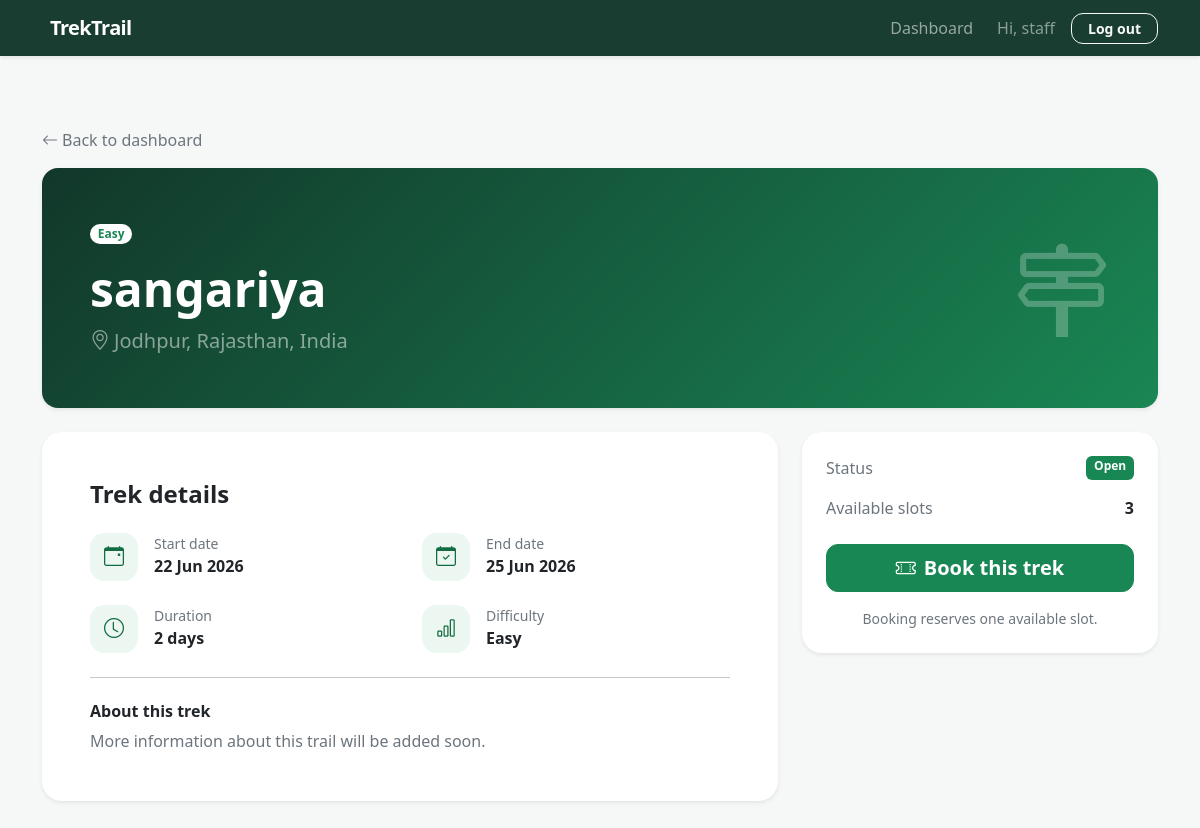
Page /user/treks/2 (signed in) on the committed database.
### models.py (models this page shows)
class User(db.Model, UserMixin):
    __tablename__ = "users"
    id = db.Column(db.Integer, primary_key=True)
    name = db.Column(db.String(100), nullable=False)
    email = db.Column(db.String(120), unique=True, nullable=False)
    password = db.Column(db.String(255), nullable=False)
    role = db.Column(
        db.String(20),
        nullable=False,
        default="user"
    )
    role = db.Column(
        db.String(20),
        nullable=False,
        default="user"
    )
    status = db.Column(
        db.String(20),
        nullable=False,
        default="approved"
    )
    is_admin = db.Column(
        db.Boolean,
        default=False
    )
    created_at = db.Column(
        db.DateTime,
        default=datetime.utcnow
    )

class Trek(db.Model):
    __tablename__ = "treks"
    id = db.Column(db.Integer, primary_key=True)
    trek_name = db.Column(
        db.String(150),
        nullable=False
    )
    location = db.Column(
        db.String(150),
        nullable=False
    )
    difficulty = db.Column(
        db.String(20),
        nullable=False
    )
    duration = db.Column(
        db.Integer,
        nullable=False
    )
    available_slots = db.Column(
        db.Integer,
        nullable=False
    )
    assigned_staff_id = db.Column(
        db.Integer,
        db.ForeignKey("users.id")
    )
    status = db.Column(
        db.String(20),
        default="pending"
    )
    start_date = db.Column(
        db.Date,
        nullable=False
    )
    end_date = db.Column(
        db.Date,
        nullable=False
    )
    description = db.Column(
        db.Text
    )
    created_at = db.Column(
        db.DateTime,
        default=datetime.utcnow
    )
    assigned_staff = db.relationship(
        "User",
        backref="assigned_treks"
    )

### controller/user.py (the view)
@user_bp.route('/treks/<int:trek_id>')
@login_required
def trek_details(trek_id):
    trek = Trek.query.get_or_404(trek_id)
    return render_template('user/trek_details.html', trek=trek)

### app.py (called while the page is built)
@login_manager.user_loader
def load_user(user_id):
    return User.query.get(int(user_id))

### templates/user/trek_details.html (shortened to what this page needs)
{% extends "layout.html" %}
{% block content %}
{% set is_open = trek.status|lower == 'open' and trek.available_slots > 0 %}
<div class="container py-4 py-lg-5">
    <a class="link-secondary text-decoration-none d-inline-block mb-3" href="{{ url_for('user.dashboard') }}"><i class="bi bi-arrow-left me-1"></i>Back to dashboard</a>
    <section class="rounded-4 shadow-sm p-4 p-lg-5 mb-4 text-white" style="background:linear-gradient(135deg,#12372a,#198754);">
        <div class="row align-items-center g-4"><div class="col-lg-8"><span class="badge rounded-pill bg-white text-success mb-3">{{ trek.difficulty|title }}</span><h1 class="display-5 fw-bold mb-2">{{ trek.trek_name }}</h1><p class="lead text-white-50 mb-0"><i class="bi bi-geo-alt me-1"></i>{{ trek.location }}</p></div><div class="col-lg-4 text-lg-end d-none d-lg-block"><i class="bi bi-signpost-2" style="font-size:6rem;opacity:.25;"></i></div></div>
    </section>
    <div class="row g-4">
        <div class="col-lg-8">
            <div class="card dashboard-card shadow-sm"><div class="card-body p-4 p-lg-5">
                <h2 class="h4 fw-bold mb-4">Trek details</h2>
                <div class="row g-4 mb-4">
                    {% for icon, label, value in [('calendar-event','Start date',trek.start_date.strftime('%d %b %Y')),('calendar-check','End date',trek.end_date.strftime('%d %b %Y')),('clock','Duration',(trek.duration|string) ~ ' days'),('bar-chart','Difficulty',trek.difficulty|title)] %}
                    <div class="col-6"><div class="d-flex gap-3"><div class="icon-box flex-shrink-0"><i class="bi bi-{{ icon }}"></i></div><div><small class="text-secondary d-block">{{ label }}</small><strong>{{ value }}</strong></div></div></div>
                    {% endfor %}
                </div>
                <hr>
                <h3 class="h6 fw-bold mt-4">About this trek</h3><p class="text-secondary mb-0">{{ trek.description or 'More information about this trail will be added soon.' }}</p>
            </div></div>
        </div>
        <div class="col-lg-4"><div class="card dashboard-card shadow-sm"><div class="card-body p-4">
            <div class="d-flex justify-content-between mb-3"><span class="text-secondary">Status</span><span class="badge {% if is_open %}text-bg-success{% else %}text-bg-secondary{% endif %}">{{ trek.status|title }}</span></div>
            <div class="d-flex justify-content-between mb-4"><span class="text-secondary">Available slots</span><strong>{{ trek.available_slots }}</strong></div>
            {% if is_open %}<form method="post" action="{{ url_for('user.book_trek', trek_id=trek.id) }}"><button class="btn btn-success btn-lg w-100" type="submit"><i class="bi bi-ticket-perforated me-2"></i>Book this trek</button></form>
            {% else %}<button class="btn btn-secondary btn-lg w-100" disabled>Currently unavailable</button>{% endif %}
            <p class="text-secondary text-center small mt-3 mb-0">Booking reserves one available slot.</p>
        </div></div></div>
    </div>
</div>
{% endblock %}

### templates/layout.html (shortened to what this page needs)
<!doctype html>
<html lang="en">
<head>
    <link href="https://cdn.jsdelivr.net/npm/bootstrap@5.3.3/dist/css/bootstrap.min.css" rel="stylesheet">
    <link href="https://cdn.jsdelivr.net/npm/bootstrap-icons@1.11.3/font/bootstrap-icons.min.css" rel="stylesheet">
</head>
<body class="{% block body_class %}{% endblock %}">
    {% if current_user.is_authenticated %}
    <nav class="navbar navbar-expand-lg navbar-dark sticky-top shadow-sm">
        <div class="container">
            {% if current_user.role == 'staff' and current_user.status == 'approved' %}
            <a class="navbar-brand fw-bold" href="{{ url_for('staff.dashboard') }}">
                TrekTrail
            </a>
            {% else %}
            <a class="navbar-brand fw-bold" href="{{ url_for('user.dashboard') }}">
                <i class="bi bi-mountains me-2"></i>TrekTrail
            </a>
            {% endif %}
            <div class="collapse navbar-collapse" id="mainNav">
                <ul class="navbar-nav ms-auto align-items-lg-center gap-lg-2">
                    {% if current_user.role == 'staff' and current_user.status == 'approved' %}
                    <li class="nav-item"><a class="nav-link" href="{{ url_for('staff.dashboard') }}">Dashboard</a></li>
                    {% else %}
                    <li class="nav-item"><a class="nav-link" href="{{ url_for('user.dashboard') }}">Dashboard</a></li>
                    {% endif %}
                    <li class="nav-item"><span class="nav-link text-white-50">Hi, {{ current_user.name }}</span></li>
                    <li class="nav-item">
                        <form method="post" action="{{ url_for('auth.logout') }}">
                            <button class="btn btn-outline-light btn-sm px-3" type="submit">Log out</button>
                        </form>
                    </li>
                </ul>
            </div>
        </div>
    </nav>
    {% endif %}
    <main class="page-shell {% block main_class %}{% endblock %}">
        <div class="container pt-4">
        </div>
        {% block content %}{% endblock %}
    </main>
</body>
</html>

### templates/layout.html (style rules this page uses)
:root { --trek-green: #146c43; --trek-dark: #12372a; --trek-light: #edf7f1; }
body { min-height: 100vh; background: #f6f8f7; color: #203129; }
.navbar-brand { letter-spacing: -.03em; }
.navbar { background: rgba(18, 55, 42, .97); }
.page-shell { min-height: calc(100vh - 66px); }
.btn { border-radius: .75rem; font-weight: 600; }
.dashboard-card { border: 0; border-radius: 1.25rem; }
.icon-box { width: 48px; height: 48px; display: grid; place-items: center; border-radius: .9rem; background: var(--trek-light); color: var(--trek-green); font-size: 1.25rem; }

### rows in the picture
User: name "staff"
Trek: difficulty "Easy", trek_name "sangariya", location "Jodhpur, Rajasthan, India", label "Start date", start_date "22 Jun 2026", label "End date", end_date "25 Jun 2026", label "Difficulty", description "More information about this trail will be added soon.", status "Open", available_slots "3"

### other values in the picture
{{ label }} "Duration"
{{ value }} "2 days"
